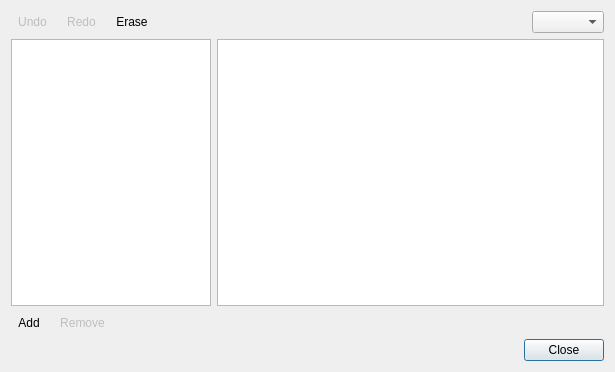
<?xml version="1.0" encoding="UTF-8"?>
<ui version="4.0">
 <class>EditTerrainDialog</class>
 <widget class="QDialog" name="EditTerrainDialog">
  <property name="geometry">
   <rect>
    <x>0</x>
    <y>0</y>
    <width>615</width>
    <height>372</height>
   </rect>
  </property>
  <property name="windowTitle">
   <string>Edit Terrain Information</string>
  </property>
  <layout class="QVBoxLayout" name="verticalLayout_2">
   <item>
    <layout class="QHBoxLayout" name="horizontalLayout_3">
     <item>
      <widget class="QToolButton" name="undo">
       <property name="enabled">
        <bool>false</bool>
       </property>
       <property name="toolTip">
        <string>Undo</string>
       </property>
       <property name="text">
        <string>Undo</string>
       </property>
       <property name="icon">
        <iconset resource="tiled.qrc">
         <normaloff>:/images/24x24/edit-undo.png</normaloff>:/images/24x24/edit-undo.png</iconset>
       </property>
       <property name="toolButtonStyle">
        <enum>Qt::ToolButtonTextBesideIcon</enum>
       </property>
       <property name="autoRaise">
        <bool>true</bool>
       </property>
      </widget>
     </item>
     <item>
      <widget class="QToolButton" name="redo">
       <property name="enabled">
        <bool>false</bool>
       </property>
       <property name="toolTip">
        <string>Redo</string>
       </property>
       <property name="text">
        <string>Redo</string>
       </property>
       <property name="icon">
        <iconset resource="tiled.qrc">
         <normaloff>:/images/24x24/edit-redo.png</normaloff>:/images/24x24/edit-redo.png</iconset>
       </property>
       <property name="autoRaise">
        <bool>true</bool>
       </property>
      </widget>
     </item>
     <item>
      <widget class="QToolButton" name="eraseTerrain">
       <property name="text">
        <string>Erase</string>
       </property>
       <property name="icon">
        <iconset resource="tiled.qrc">
         <normaloff>:/images/22x22/stock-tool-eraser.png</normaloff>:/images/22x22/stock-tool-eraser.png</iconset>
       </property>
       <property name="checkable">
        <bool>true</bool>
       </property>
       <property name="toolButtonStyle">
        <enum>Qt::ToolButtonTextBesideIcon</enum>
       </property>
       <property name="autoRaise">
        <bool>true</bool>
       </property>
      </widget>
     </item>
     <item>
      <spacer name="horizontalSpacer_2">
       <property name="orientation">
        <enum>Qt::Horizontal</enum>
       </property>
       <property name="sizeHint" stdset="0">
        <size>
         <width>40</width>
         <height>20</height>
        </size>
       </property>
      </spacer>
     </item>
     <item>
      <widget class="QComboBox" name="zoomComboBox"/>
     </item>
    </layout>
   </item>
   <item>
    <layout class="QHBoxLayout" name="horizontalLayout_2">
     <item>
      <layout class="QVBoxLayout" name="verticalLayout">
       <item>
        <widget class="TerrainView" name="terrainList">
         <property name="maximumSize">
          <size>
           <width>200</width>
           <height>16777215</height>
          </size>
         </property>
         <property name="verticalScrollMode">
          <enum>QAbstractItemView::ScrollPerPixel</enum>
         </property>
         <property name="indentation">
          <number>0</number>
         </property>
         <property name="rootIsDecorated">
          <bool>false</bool>
         </property>
         <property name="itemsExpandable">
          <bool>false</bool>
         </property>
         <attribute name="headerVisible">
          <bool>false</bool>
         </attribute>
        </widget>
       </item>
      </layout>
     </item>
     <item>
      <widget class="TilesetView" name="tilesetView">
       <property name="sizePolicy">
        <sizepolicy hsizetype="Expanding" vsizetype="Expanding">
         <horstretch>1</horstretch>
         <verstretch>0</verstretch>
        </sizepolicy>
       </property>
       <property name="minimumSize">
        <size>
         <width>200</width>
         <height>0</height>
        </size>
       </property>
      </widget>
     </item>
    </layout>
   </item>
   <item>
    <layout class="QHBoxLayout" name="horizontalLayout">
     <item>
      <widget class="QToolButton" name="addTerrainTypeButton">
       <property name="toolTip">
        <string>Add Terrain Type</string>
       </property>
       <property name="text">
        <string>Add</string>
       </property>
       <property name="icon">
        <iconset resource="tiled.qrc">
         <normaloff>:/images/22x22/add.png</normaloff>:/images/22x22/add.png</iconset>
       </property>
       <property name="autoRaise">
        <bool>true</bool>
       </property>
      </widget>
     </item>
     <item>
      <widget class="QToolButton" name="removeTerrainTypeButton">
       <property name="enabled">
        <bool>false</bool>
       </property>
       <property name="toolTip">
        <string>Remove Terrain Type</string>
       </property>
       <property name="text">
        <string>Remove</string>
       </property>
       <property name="icon">
        <iconset resource="tiled.qrc">
         <normaloff>:/images/22x22/remove.png</normaloff>:/images/22x22/remove.png</iconset>
       </property>
       <property name="autoRaise">
        <bool>true</bool>
       </property>
      </widget>
     </item>
     <item>
      <spacer name="horizontalSpacer">
       <property name="orientation">
        <enum>Qt::Horizontal</enum>
       </property>
       <property name="sizeHint" stdset="0">
        <size>
         <width>40</width>
         <height>20</height>
        </size>
       </property>
      </spacer>
     </item>
    </layout>
   </item>
   <item>
    <widget class="QDialogButtonBox" name="buttonBox">
     <property name="orientation">
      <enum>Qt::Horizontal</enum>
     </property>
     <property name="standardButtons">
      <set>QDialogButtonBox::Close</set>
     </property>
    </widget>
   </item>
  </layout>
 </widget>
 <customwidgets>
  <customwidget>
   <class>TilesetView</class>
   <extends>QTableView</extends>
   <header location="global">tilesetview.h</header>
  </customwidget>
  <customwidget>
   <class>TerrainView</class>
   <extends>QTreeView</extends>
   <header location="global">terrainview.h</header>
  </customwidget>
 </customwidgets>
 <tabstops>
  <tabstop>tilesetView</tabstop>
  <tabstop>addTerrainTypeButton</tabstop>
  <tabstop>removeTerrainTypeButton</tabstop>
  <tabstop>buttonBox</tabstop>
 </tabstops>
 <resources>
  <include location="tiled.qrc"/>
 </resources>
 <connections>
  <connection>
   <sender>buttonBox</sender>
   <signal>accepted()</signal>
   <receiver>EditTerrainDialog</receiver>
   <slot>accept()</slot>
   <hints>
    <hint type="sourcelabel">
     <x>227</x>
     <y>346</y>
    </hint>
    <hint type="destinationlabel">
     <x>157</x>
     <y>274</y>
    </hint>
   </hints>
  </connection>
  <connection>
   <sender>buttonBox</sender>
   <signal>rejected()</signal>
   <receiver>EditTerrainDialog</receiver>
   <slot>reject()</slot>
   <hints>
    <hint type="sourcelabel">
     <x>295</x>
     <y>352</y>
    </hint>
    <hint type="destinationlabel">
     <x>286</x>
     <y>274</y>
    </hint>
   </hints>
  </connection>
 </connections>
</ui>
